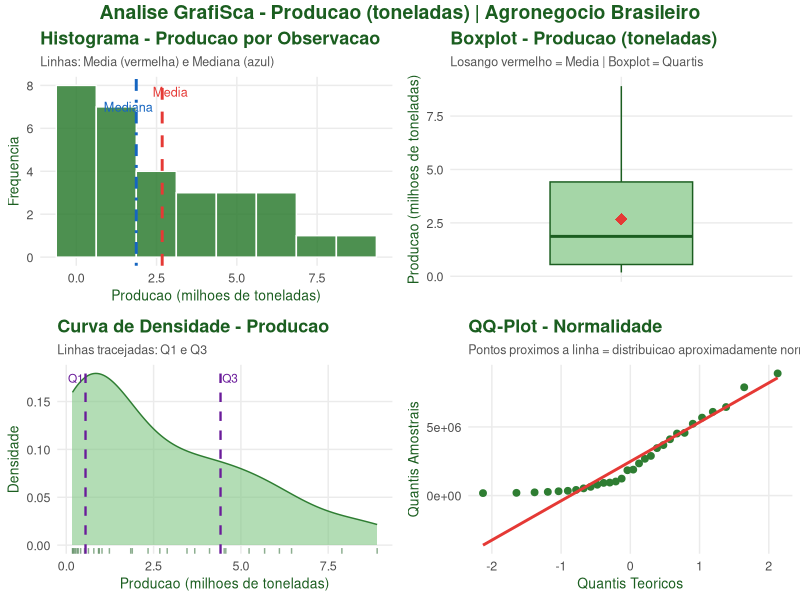
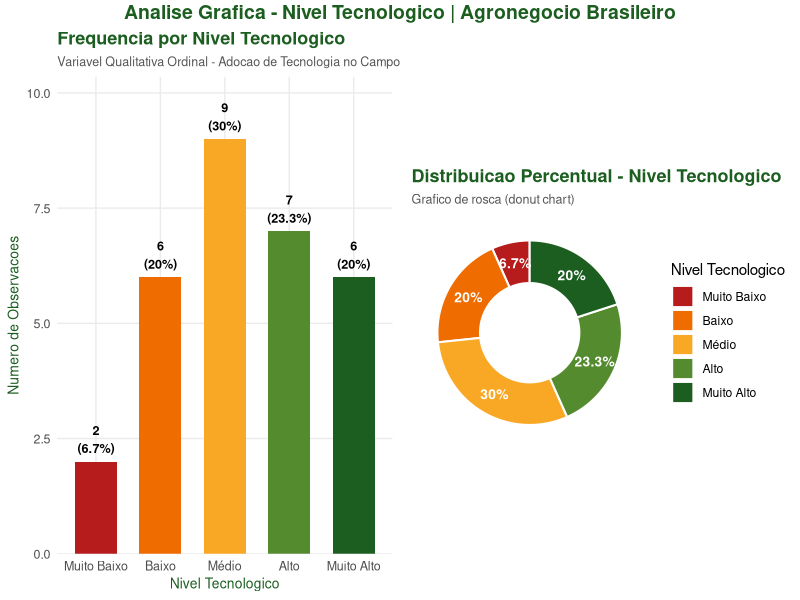

These figures' R source, in order:
setwd(dirname(rstudioapi::getActiveDocumentContext()$path))

pacotes <- c("readxl", "ggplot2", "dplyr", "scales", "gridExtra")

pacotes_faltando <- pacotes[!sapply(pacotes, requireNamespace, quietly = TRUE)]

if (length(pacotes_faltando) > 0) {
  message("Instalando pacotes: ", paste(pacotes_faltando, collapse = ", "))
  install.packages(pacotes_faltando, repos = "https://cran.r-project.org", dependencies = TRUE)
}

suppressPackageStartupMessages({
  library(readxl)
  library(ggplot2)
  library(dplyr)
  library(scales)
  library(gridExtra)
})

message("Pacotes carregados com sucesso!\n")

# 1. BASE DE DADOS
dados <- read_excel("../data/dados_agro.xlsx")

cat("=============================================================\n")
cat("  ANALISE EXPLORATORIA - AGRONEGOCIO BRASILEIRO\n")
cat("=============================================================\n\n")

# SECAO A - VARIAVEL QUANTITATIVA CONTINUA: Producao (toneladas)
x <- dados$producao_toneladas

cat("-------------------------------------------------------------\n")
cat("  VARIAVEL: Producao (toneladas)\n")
cat("-------------------------------------------------------------\n\n")

# A.1 MEDIDAS DE TENDENCIA CENTRAL
cat(">> MEDIDAS DE TENDENCIA CENTRAL\n")

media   <- mean(x)
mediana <- median(x)

freq_tab <- table(round(x, -3))
moda_val <- as.numeric(names(which.max(freq_tab)))

cat(sprintf("   Media    : %s toneladas\n", format(round(media, 2),   big.mark = ".", decimal.mark = ",")))
cat(sprintf("   Mediana  : %s toneladas\n", format(round(mediana, 2), big.mark = ".", decimal.mark = ",")))
cat(sprintf("   Moda     : aprox. %s toneladas (classe de 1.000 t)\n\n",
            format(moda_val, big.mark = ".", decimal.mark = ",")))

# A.2 MEDIDAS DE DISPERSAO
cat(">> MEDIDAS DE DISPERSAO\n")

variancia <- var(x)
desv_pad  <- sd(x)
cv        <- (desv_pad / media) * 100
amplitude <- max(x) - min(x)
iqr_val   <- IQR(x)

cat(sprintf("   Variancia           : %s\n",    format(round(variancia, 2), big.mark = ".", decimal.mark = ",")))
cat(sprintf("   Desvio Padrao (s)   : %s t\n",  format(round(desv_pad, 2),  big.mark = ".", decimal.mark = ",")))
cat(sprintf("   Coef. de Variacao   : %.2f%%\n", cv))
cat(sprintf("   Amplitude Total     : %s t\n",   format(round(amplitude, 2), big.mark = ".", decimal.mark = ",")))
cat(sprintf("   Amplitude IQ (AIQ)  : %s t\n\n", format(round(iqr_val, 2),   big.mark = ".", decimal.mark = ",")))

# A.3 MEDIDAS SEPARATRIZES
cat(">> MEDIDAS SEPARATRIZES\n")

q1    <- quantile(x, 0.25)
q2    <- quantile(x, 0.50)
q3    <- quantile(x, 0.75)
decis <- quantile(x, probs = seq(0.1, 0.9, 0.1))
p5    <- quantile(x, 0.05)
p95   <- quantile(x, 0.95)

cat("   -- Quartis --\n")
cat(sprintf("      Q1 (25): %s t\n", format(round(q1, 2), big.mark = ".", decimal.mark = ",")))
cat(sprintf("      Q2 (50): %s t\n", format(round(q2, 2), big.mark = ".", decimal.mark = ",")))
cat(sprintf("      Q3 (75): %s t\n", format(round(q3, 2), big.mark = ".", decimal.mark = ",")))

cat("\n   -- Decis --\n")
for (i in 1:9) {
  cat(sprintf("      D%d (%d0): %s t\n", i, i,
              format(round(decis[i], 2), big.mark = ".", decimal.mark = ",")))
}

cat("\n   -- Percentis extremos --\n")
cat(sprintf("      P5  : %s t\n",   format(round(p5,  2), big.mark = ".", decimal.mark = ",")))
cat(sprintf("      P95 : %s t\n\n", format(round(p95, 2), big.mark = ".", decimal.mark = ",")))

# A.4 ANALISE GRAFICA - Variavel Quantitativa (Producao)
cat(">> ANALISE GRAFICA - gerando plots para 'producao_toneladas'...\n\n")

tema_agro <- theme_minimal(base_family = "sans") +
  theme(
    plot.title       = element_text(face = "bold", size = 13, color = "#1B5E20"),
    plot.subtitle    = element_text(size = 9, color = "#555555"),
    axis.title       = element_text(size = 10, color = "#1B5E20"),
    axis.text        = element_text(size = 9),
    panel.grid.minor = element_blank(),
    plot.background  = element_rect(fill = "white", colour = NA)
  )

p1 <- ggplot(dados, aes(x = producao_toneladas / 1e6)) +
  geom_histogram(bins = 8, fill = "#2E7D32", color = "white", alpha = 0.85) +
  geom_vline(xintercept = media   / 1e6, color = "#E53935", linewidth = 1, linetype = "dashed") +
  geom_vline(xintercept = mediana / 1e6, color = "#1565C0", linewidth = 1, linetype = "dotdash") +
  annotate("text", x = media/1e6   + 0.25, y = Inf, vjust = 2,   label = "Media",   color = "#E53935", size = 3.2) +
  annotate("text", x = mediana/1e6 - 0.25, y = Inf, vjust = 3.5, label = "Mediana", color = "#1565C0", size = 3.2) +
  labs(title    = "Histograma - Producao por Observacao",
       subtitle = "Linhas: Media (vermelha) e Mediana (azul)",
       x = "Producao (milhoes de toneladas)", y = "Frequencia") +
  tema_agro

p2 <- ggplot(dados, aes(x = "", y = producao_toneladas / 1e6)) +
  geom_boxplot(fill = "#A5D6A7", color = "#1B5E20", width = 0.5,
               outlier.color = "#E53935", outlier.size = 2.5) +
  stat_summary(fun = mean, geom = "point", shape = 18, size = 4, color = "#E53935") +
  labs(title    = "Boxplot - Producao (toneladas)",
       subtitle = "Losango vermelho = Media | Boxplot = Quartis",
       y = "Producao (milhoes de toneladas)", x = "") +
  tema_agro +
  theme(axis.text.x = element_blank())
p3 <- ggplot(dados, aes(x = producao_toneladas / 1e6)) +
  geom_density(fill = "#81C784", color = "#2E7D32", alpha = 0.6) +
  geom_rug(color = "#1B5E20", alpha = 0.5) +
  geom_vline(xintercept = q1 / 1e6, linetype = "dashed", color = "#6A1B9A", linewidth = 0.8) +
  geom_vline(xintercept = q3 / 1e6, linetype = "dashed", color = "#6A1B9A", linewidth = 0.8) +
  annotate("text", x = q1/1e6, y = Inf, vjust = 2, hjust =  1.1, label = "Q1", color = "#6A1B9A", size = 3) +
  annotate("text", x = q3/1e6, y = Inf, vjust = 2, hjust = -0.1, label = "Q3", color = "#6A1B9A", size = 3) +
  labs(title    = "Curva de Densidade - Producao",
       subtitle = "Linhas tracejadas: Q1 e Q3",
       x = "Producao (milhoes de toneladas)", y = "Densidade") +
  tema_agro

p4 <- ggplot(dados, aes(sample = producao_toneladas)) +
  stat_qq(color = "#2E7D32", size = 2) +
  stat_qq_line(color = "#E53935", linewidth = 1) +
  labs(title    = "QQ-Plot - Normalidade",
       subtitle = "Pontos proximos a linha = distribuicao aproximadamente normal",
       x = "Quantis Teoricos", y = "Quantis Amostrais") +
  tema_agro

png("graficos_quantitativo.png", width = 1400, height = 1100, res = 140)
grid.arrange(p1, p2, p3, p4, ncol = 2,
             top = grid::textGrob(
               "Analise GrafiSca - Producao (toneladas) | Agronegocio Brasileiro",
               gp = grid::gpar(fontsize = 14, fontface = "bold", col = "#1B5E20")
             ))
dev.off()
message("graficos_quantitativo.png salvo em: ", getwd())

# SECAO B - VARIAVEL QUALITATIVA ORDINAL: Nivel Tecnologico
cat(">> ANALISE GRAFICA - Variavel Qualitativa Ordinal: Nivel Tecnologico\n")

dados$nivel_tecnologico <- factor(
  dados$nivel_tecnologico, 
  levels = c("Muito Baixo", "Baixo", "Médio", "Alto", "Muito Alto"),
  ordered = TRUE
)

freq_nivel <- dados %>%
  count(nivel_tecnologico) %>%
  mutate(pct   = n / sum(n) * 100,
         label = paste0(n, "\n(", round(pct, 1), "%)"))

cores_nivel <- c(
  "Muito Baixo" = "#B71C1C",
  "Baixo"        = "#EF6C00",
  "Médio"        = "#F9A825", 
  "Alto"         = "#558B2F",
  "Muito Alto"   = "#1B5E20"
)

p5 <- ggplot(freq_nivel, aes(x = nivel_tecnologico, y = n, fill = nivel_tecnologico)) +
  geom_col(width = 0.65, show.legend = FALSE) +
  geom_text(aes(label = label), vjust = -0.3, size = 3.2, fontface = "bold") +
  scale_fill_manual(values = cores_nivel) +
  scale_y_continuous(expand = expansion(mult = c(0, 0.15))) +
  labs(title    = "Frequencia por Nivel Tecnologico",
       subtitle = "Variavel Qualitativa Ordinal - Adocao de Tecnologia no Campo",
       x = "Nivel Tecnologico", y = "Numero de Observacoes") +
  tema_agro

p6 <- ggplot(freq_nivel, aes(x = 2, y = n, fill = nivel_tecnologico)) +
  geom_col(color = "white", linewidth = 0.7) +
  coord_polar(theta = "y") +
  geom_text(aes(label = paste0(round(pct, 1), "%")),
            position = position_stack(vjust = 0.5),
            size = 3.5, color = "white", fontface = "bold") +
  scale_fill_manual(values = cores_nivel, name = "Nivel Tecnologico") +
  xlim(0.5, 2.5) +
  labs(title    = "Distribuicao Percentual - Nivel Tecnologico",
       subtitle = "Grafico de rosca (donut chart)") +
  tema_agro +
  theme(axis.text  = element_blank(),
        axis.title = element_blank(),
        panel.grid = element_blank())

png("graficos_qualitativo.png", width = 1400, height = 600, res = 140)
grid.arrange(p5, p6, ncol = 2,
             top = grid::textGrob(
               "Analise Grafica - Nivel Tecnologico | Agronegocio Brasileiro",
               gp = grid::gpar(fontsize = 14, fontface = "bold", col = "#1B5E20")
             ))
dev.off()
message("graficos_qualitativo.png salvo em: ", getwd())

cat("=============================================================\n")
cat("  Arquivos gerados na pasta do projeto:\n")
cat("    graficos_quantitativo.png  (4 paineis - Producao)\n")
cat("    graficos_qualitativo.png   (2 paineis - Nivel Tecnologico)\n")
cat("=============================================================\n")
